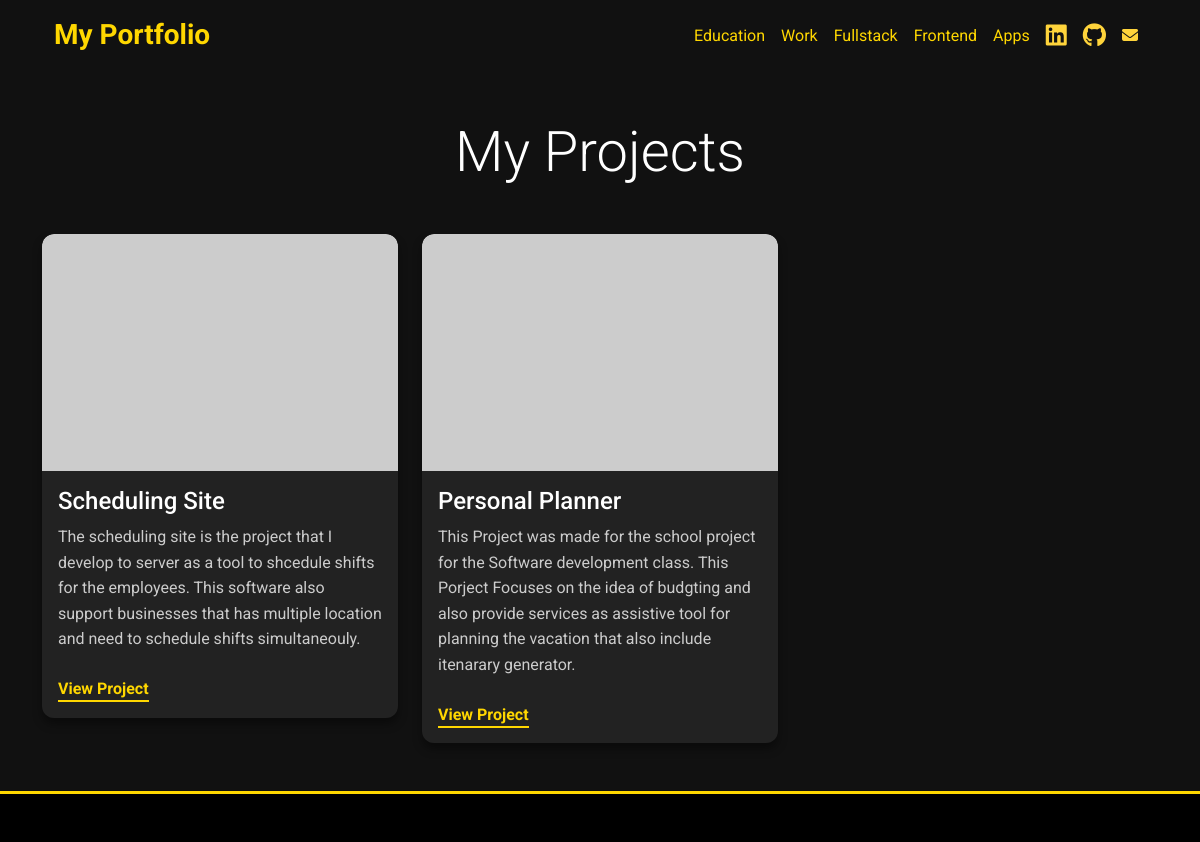
The page /fullstack on the database as committed earlier.
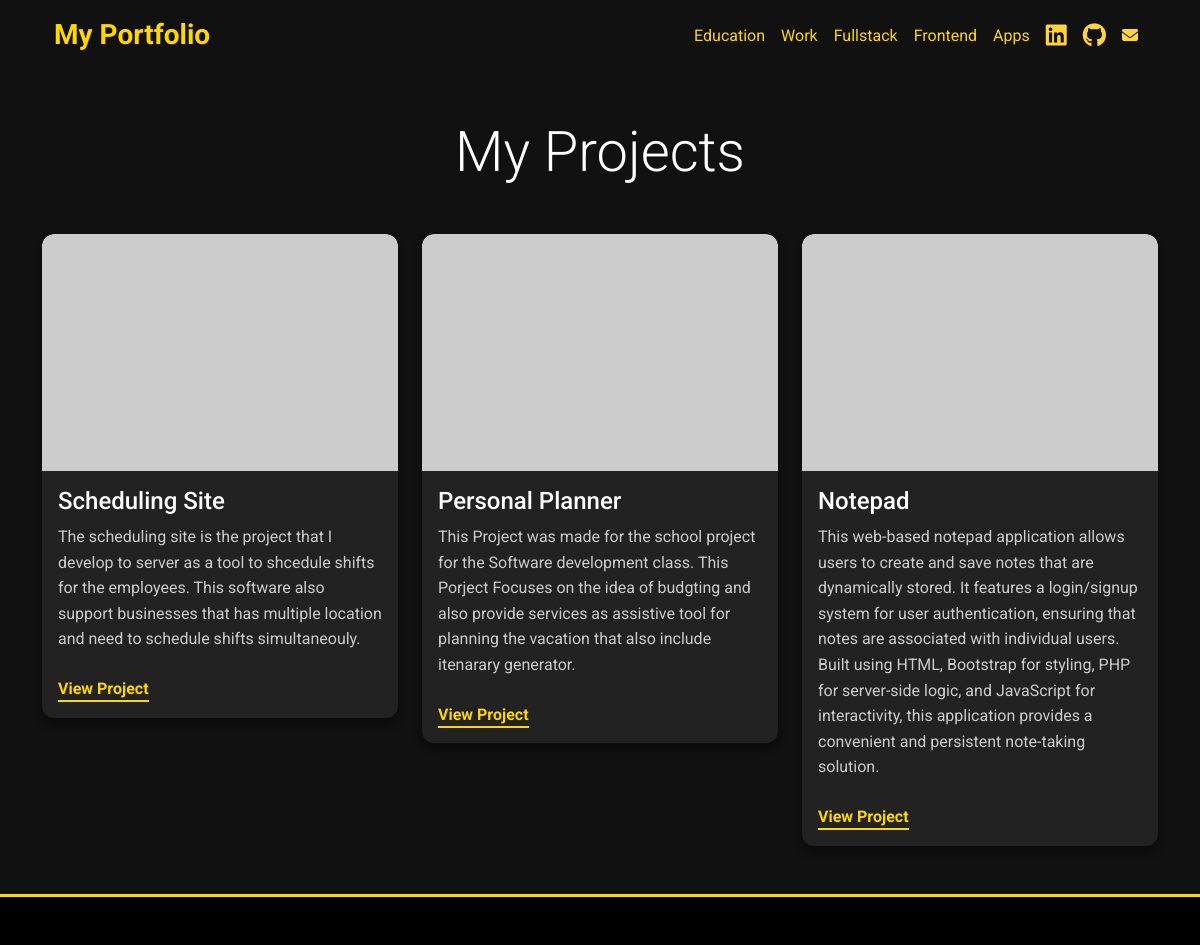
The same page on the database as committed later.
### database.py (models this page shows)
class Fullstack(db.Model):
    id: Mapped[int] = MappedColumn(primary_key=True)
    name: Mapped[str]
    description: Mapped[str]
    link: Mapped[str]
    image: Mapped[str]

### server.py (the view)
@app.route('/fullstack')
def fullStack():
    result_fullstack = db.session.execute(db.select(Fullstack)).scalars().all()
    return render_template('details.html',items = result_fullstack)

### templates/details.html (shortened to what this page needs)
<!DOCTYPE html>
<html lang="en">
<head>
    <link href="https://cdn.jsdelivr.net/npm/bootstrap@5.3.2/dist/css/bootstrap.min.css" rel="stylesheet">
</head>
<body >
    <div class="container">
         <nav class="navbar  navbar-expand-lg bg-transparent">
                <div class="container-fluid">
                    <a class="navbar-brand text-xl font-semibold text-shadow-custom" style="color: #FFD700 !important; font-weight: 700; font-size: 1.75rem;" href="{{url_for('mainPage')}}">My Portfolio</a>
                    <div class="collapse navbar-collapse" id="navbarNav">
                        <ul class="navbar-nav ms-auto">
                            <li class="nav-item">
                                <a class="nav-link" style="color: #FFD700 !important; transition: color 0.3s ease;" href="{{url_for('edu')}}">Education</a>
                            </li>
                             <li class="nav-item">
                                <a class="nav-link" style="color: #FFD700 !important; transition: color 0.3s ease;" href="{{url_for('work')}}">Work</a>
                            </li>
                            <li class="nav-item">
                                <a class="nav-link" style="color: #FFD700 !important; transition: color 0.3s ease;" href="{{url_for('fullStack')}}">Fullstack</a>
                            </li>
                            <li class="nav-item">
                                <a class="nav-link" style="color: #FFD700 !important; transition: color 0.3s ease;" href="{{url_for('frontEnd')}}">Frontend</a>
                            </li>
                            <li class="nav-item">
                                <a class="nav-link" style="color: #FFD700 !important; transition: color 0.3s ease;" href="#contact">Apps</a>
                            </li>
                             <li class="nav-item">
                                <a class="nav-link" style="color: #FFD700 !important; transition: color 0.3s ease;" href="https://www.linkedin.com/in/maurya-patel-318b93190/" target="_blank" rel="noopener noreferrer"><i class="fa-brands fa-linkedin fa-xl" style="color: #FFD43B;"></i></a>
                            </li>
                             <li class="nav-item">
                                <a class="nav-link" style="color: #FFD700 !important; transition: color 0.3s ease;" href="#"><i class="fa-brands fa-github fa-xl" style="color: #FFD43B;"></i></a>
                            </li>
                             <li class="nav-item">
                                <a class="nav-link" style="color: #FFD700 !important; transition: color 0.3s ease;" href="#"><i class="fa-solid fa-envelope fa-l" style="color: #FFD43B;"></i></a>
                            </li>
                        </ul>
                    </div>
                </div>
            </nav>
    </div>
    <section id="projects" class="py-5" style="background-color: #111111 !important;">
    <div class="container">
        <div class="text-center mb-5">
            <h2 class="display-4 font-semibold mb-4" style="color: #FFFFFF !important;">My Projects</h2>
        </div>
        <div class="row g-4">
            {% for item in items%}
            <div class="col-md-6 col-lg-4">
                <div class="card overflow-hidden">
                    <img src="https://placehold.co/600x400/333/EEE" alt="Project 1" class="card-img-top">
                    <div class="card-body">
                        <h3 class="card-title h4 font-semibold mb-2" style="color: #FFFFFF !important;">{{item.name}}</h3>
                        <p class="card-text mb-4" style="color: #CCCCCC !important;">{{item.description}}</p>
                        <a href="{{item.link}}"
                           class="font-semibold transition duration-300 ease-in-out" target="_blank" rel="noopener noreferrer">
                            View Project
                        </a>
                    </div>
                </div>
            </div>
            {%endfor%}
    </div>
    </section>
<footer class="bg-gray-800 text-white py-4">
</footer>
</body>
</html>

### templates/details.html (style rules this page uses)
body { font-family: 'Roboto', sans-serif; background-color: #111111; color: #fff; line-height: 1.6; }
.card { background-color: #222222; border-radius: 0.75rem; box-shadow: 0 6px 10px rgba(0, 0, 0, 0.4); transition: transform 0.2s ease-in-out, box-shadow 0.2s ease-in-out; border: none; color: #FFFFFF; }
.card-img-top { border-top-left-radius: 0.75rem; border-top-right-radius: 0.75rem; transition: transform 0.3s ease; }
.card-title { color: #FFFFFF; }
.card-text { color: #CCCCCC; }
.card a { color: #FFD700; text-decoration: none; font-weight: bold; transition: color 0.3s ease, border-bottom-color 0.3s ease, transform 0.2s ease; border-bottom: 2px solid #FFD700; padding-bottom: 2px; }
#projects .card-title, #projects .card-text { color: #FFFFFF !important; }
footer { background-color: #000000 !important; border-top: 3px solid #FFD700; }

Rows that differ between the two databases and show on the page:
added Fullstack: name "Notepad", description "This web-based notepad application allows users to create and save notes that are dynamically stored. It features a login/signup system for user authentication, ensuring that notes are associated with individual users. Built using HTML, Bootstrap for styling, PHP for server-side logic, and JavaScript for interactivity, this application provides a convenient and persistent note-taking solution."
